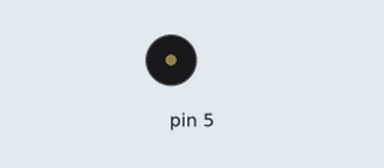
This program was run on a simulated Arduino Uno, built with avr-gcc and run on an emulated ATmega328P. Parts: buzzer (waves = sounding). What the program prints to the serial monitor is not drawn.

Above: at 0.4 s.
At 2.82 s:
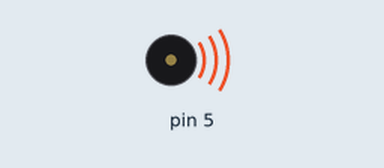
Timing chart, 0 to 3.1 s (numbered marks = the images above):
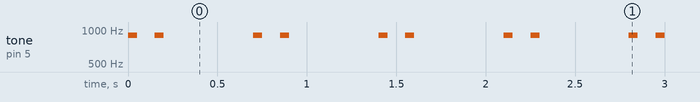

Measured:
- by itself, tone on pin 5: repeats every 0.70 s: silent 0.10 s, 900 Hz 0.05 s, silent 0.50 s, 900 Hz 0.05 s, until it stays silent from 6.5 s

The program:

main.cpp
```cpp
#include <Arduino.h>
#include "EasyBuzzer.h"


unsigned int frequency = 900;
unsigned int onDuration = 50;
unsigned int offDuration = 100;
unsigned int beeps = 2;
unsigned int pauseDuration = 500;
unsigned int cycles = 10;

const int BUZZER_PIN = PIN5;

void done() {
	Serial.print("Done!");
}

void setup() {
  pinMode(BUZZER_PIN, OUTPUT);

	Serial.begin(9600);
  while(!Serial){}

  Serial.println("Begin beeping");

	/* Start a beeping sequence. */
	EasyBuzzer.beep(
		frequency,		// Frequency in hertz(HZ).
		onDuration, 	// On Duration in milliseconds(ms).
		offDuration, 	// Off Duration in milliseconds(ms).
		beeps, 			// The number of beeps per cycle.
		pauseDuration, 	// Pause duration.
		cycles, 		// The number of cycle.
		done			// [Optional] Callback. A function to call when the sequence ends.
	);

  EasyBuzzer.setPin(BUZZER_PIN);
}

void loop() {

	/* Always call this function in the loop for EasyBuzzer to work. */
	EasyBuzzer.update();
}
```
